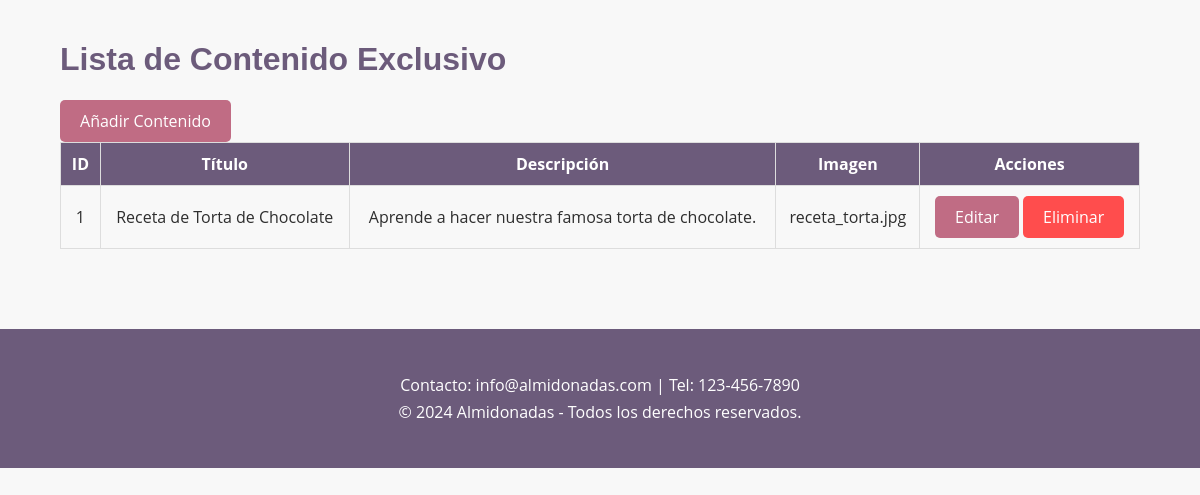
The page /admin/contenido/list.php (signed in) on the database its author committed.
### tables this page shows
CREATE TABLE ContenidoExclusivo (
    id INT AUTO_INCREMENT PRIMARY KEY,
    titulo VARCHAR(100) NOT NULL,
    descripcion TEXT,
    imagen VARCHAR(255),
    fecha_publicacion TIMESTAMP DEFAULT CURRENT_TIMESTAMP
);

### admin/contenido/list.php (the view, shortened to what this page needs)
<?php
include '../../includes/conexion.php';
$stmt = $conn->query("SELECT * FROM ContenidoExclusivo");
$contenido = $stmt->fetchAll(PDO::FETCH_ASSOC);
?>
<!DOCTYPE html>
<html lang="es">
<head>
    <link rel="stylesheet" href="../../assets/css/styles.css">
</head>
<body>
    <div class="container">
        <h1>Lista de Contenido Exclusivo</h1>
        <a href="add.php" class="btn">Añadir Contenido</a>
        <table>
            <thead>
                <tr>
                    <th>ID</th>
                    <th>Título</th>
                    <th>Descripción</th>
                    <th>Imagen</th>
                    <th>Acciones</th>
                </tr>
            </thead>
            <tbody>
                <?php foreach ($contenido as $item): ?>
                    <tr>
                        <td><?php echo $item['id']; ?></td>
                        <td><?php echo $item['titulo']; ?></td>
                        <td><?php echo $item['descripcion']; ?></td>
                        <td><?php echo $item['imagen']; ?></td>
                        <td>
                            <a href="edit.php?id=<?php echo $item['id']; ?>" class="btn">Editar</a>
                            <a href="delete.php?id=<?php echo $item['id']; ?>" class="btn btn-danger" onclick="return confirm('¿Estás seguro?')">Eliminar</a>
                        </td>
                    </tr>
                <?php endforeach; ?>
            </tbody>
        </table>
    </div>
    <?php include '../../templates/footer.php'; ?>
</body>
</html>

### assets/css/styles.css (style rules this page uses)
body { font-family: "Open Sans", sans-serif; margin: 0; padding: 0; background-color: #f8f8f8; color: #2e2e2e; }
.container { width: 90%; max-width: 1200px; margin: 0 auto; padding: 20px; }
h1, h2, h3 { font-family: "Poppins", sans-serif; color: #6c5b7b; }
.btn { display: inline-block; padding: 10px 20px; background-color: #c06c84; color: white; text-decoration: none; border-radius: 5px; transition: background-color 0.3s ease; }
.btn-danger { background-color: #ff4d4d; }
table { width: 100%; border-collapse: collapse; margin-bottom: 20px; }
table th, table td { padding: 10px; border: 1px solid #ddd; text-align: center; }
table th { background-color: #6c5b7b; color: white; }

### rows shown on the page
contenidoexclusivo: id "1", titulo "Receta de Torta de Chocolate", descripcion "Aprende a hacer nuestra famosa torta de chocolate.", imagen "receta_torta.jpg"
